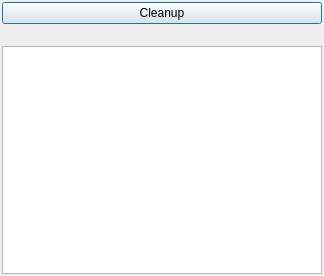
<?xml version="1.0" encoding="UTF-8"?>
<ui version="4.0">
 <class>Package::Clean::Dialog</class>
 <widget class="QDialog" name="Package::Clean::Dialog">
  <property name="geometry">
   <rect>
    <x>0</x>
    <y>0</y>
    <width>324</width>
    <height>276</height>
   </rect>
  </property>
  <property name="windowTitle">
   <string>Clean Package</string>
  </property>
  <layout class="QVBoxLayout" name="verticalLayout">
   <property name="leftMargin">
    <number>2</number>
   </property>
   <property name="topMargin">
    <number>2</number>
   </property>
   <property name="rightMargin">
    <number>2</number>
   </property>
   <property name="bottomMargin">
    <number>2</number>
   </property>
   <item>
    <widget class="QPushButton" name="cleanupButton">
     <property name="text">
      <string>Cleanup</string>
     </property>
    </widget>
   </item>
   <item>
    <widget class="ProgressIndicator" name="progress" native="true">
     <property name="minimumSize">
      <size>
       <width>0</width>
       <height>10</height>
      </size>
     </property>
    </widget>
   </item>
   <item>
    <widget class="QTreeView" name="packageTree"/>
   </item>
  </layout>
 </widget>
 <customwidgets>
  <customwidget>
   <class>ProgressIndicator</class>
   <extends>QWidget</extends>
   <header>ProgressIndicator.h</header>
   <container>1</container>
  </customwidget>
 </customwidgets>
 <resources/>
 <connections/>
</ui>
